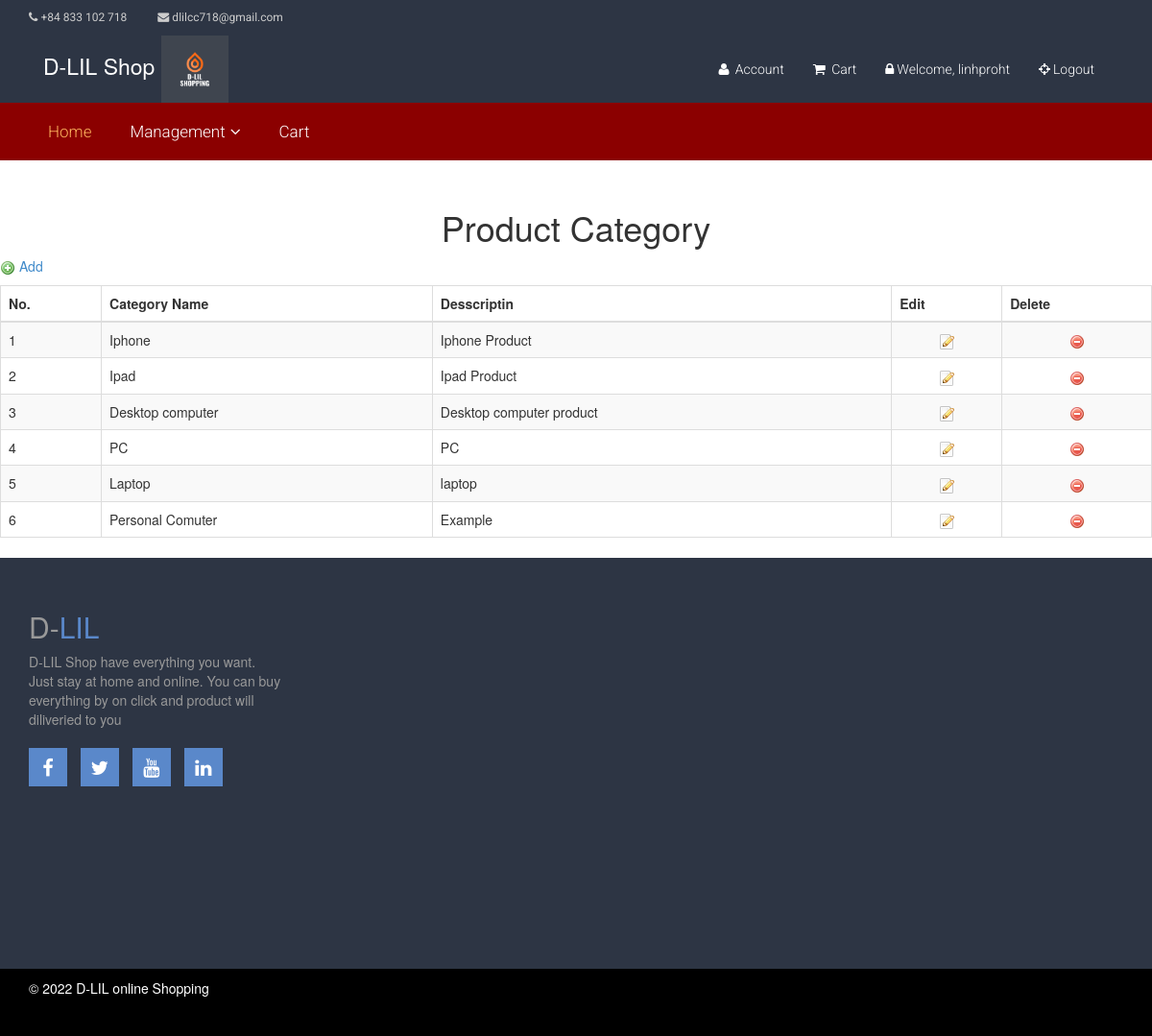
The page /index.php?page=category_management (signed in) on the database its author committed.
### tables this page shows
CREATE TABLE `category` (
  `Cat_ID` varchar(10) NOT NULL,
  `Cat_Name` varchar(30) NOT NULL,
  `Cat_Des` varchar(1000) DEFAULT NULL
);

### Category_Management.php (the view, shortened to what this page needs)
<?php
        if(isset($_SESSION['admin']) && $_SESSION['admin'] ==1)
        {
?>
    <link rel="stylesheet" type="text/css" href="style.css"/>
	<link rel="stylesheet" href="css/bootstrap.min.css">
        <form name="frm" method="post" action="">
        <h1 style="text-align: center;">Product Category</h1>
        <p>
        <img src="images/add.png" alt="Add new" width="16" height="16" border="0" />
        <a href="index.php?page=add_category"> Add</a>
        </p>
        <table id="tablecategory" class="table table-striped table-bordered" cellspacing="0" width="100%">
            <thead>
                <tr>
                    <th><strong>No.</strong></th>
                    <th><strong>Category Name</strong></th>
                    <th><strong>Desscriptin</strong></th>
                    <th><strong>Edit</strong></th>
                    <th><strong>Delete</strong></th>
                </tr>
             </thead>
			<tbody>
            <?php
            include("connection.php");
            $No = 1;
            $result = mysqli_query($conn, "SELECT * FROM category");
            While ($row = mysqli_fetch_array($result, MYSQLI_ASSOC))
                {
            ?>
                <tr>
                    <td class="cotCheckBox"><?php echo $No; ?></td>
                    <td><?php echo $row["Cat_Name"]; ?></td>
                    <td><?php echo $row["Cat_Des"]; ?></td>
                    <td style="text-align: center;"><a href="?page=update_category&&id=<?php echo $row["Cat_ID"]; ?>">
                    <img src='images/edit.png' border='0' /></a></td>
                    <td style='text-align:center'><a href="?page=category_management&&function=del&&id=<?php echo $row["Cat_ID"]; ?>" onclick="return deleteConfirm()">
                    <img src='images/delete.png' border='0' /></a></td>
                </tr>
                <?php
                    $No++;
                    }
                ?>
			</tbody>
        </table>
        <div class="row" style="background-color:#FFF">
            <div class="col-md-12">
            </div>
        </div>
 </form>
 <?php
 }
 else{
    echo "<script>alert('You are not administrator')</script>";
    echo '<meta http-equiv="refresh" content="0; URL=index.php"/>';
 }
?>

### style.css (style rules this page uses)
img { max-width: 100%; height: auto; }
h1, h2, h3, h4, h5, h6 { margin: 0 0 15px; }
body { font-family:Arial, Helvetica, sans-serif; }
a { color: #5a88ca }

### csseshop/main.css (style rules this page uses)
body { font-family: 'Roboto', sans-serif; background:; position: relative; font-weight:400px; }
a { -webkit-transition: 300ms; -moz-transition: 300ms; -o-transition: 300ms; transition: 300ms; }
h1, h2, h3, h4, h5, h6 { font-family: 'Roboto', sans-serif; }

### rows shown on the page
category: Cat_Name "Iphone", Cat_Des "Iphone Product"
category: Cat_Name "Ipad", Cat_Des "Ipad Product"
category: Cat_Name "Desktop computer", Cat_Des "Desktop computer product"
category: Cat_Name "PC", Cat_Des "PC"
category: Cat_Name "Laptop", Cat_Des "laptop"
category: Cat_Name "Personal Comuter", Cat_Des "Example"

### other values the page prints
$_SESSION['us'] "linhproht"
